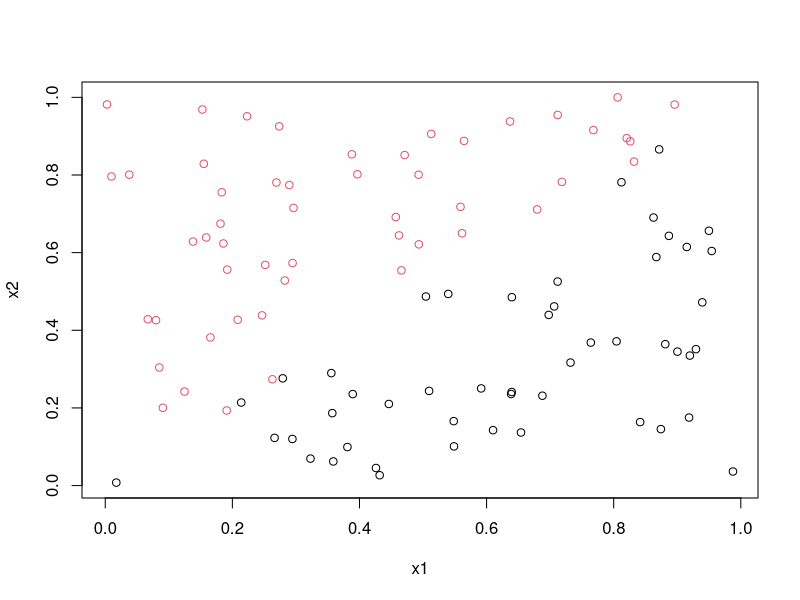

Generate this figure with R:
library(randomForest)




x1<-runif(100)
x2<-runif(100)
trdata<-cbind(x1,x2)
y<-as.numeric(x1<x2)
trlabels<-as.factor(y)

x1_test<-runif(100)
x2_test<-runif(100)
trdata_test <-cbind(x1_test,x2_test)
y_test<-as.numeric(x1_test<x2_test)
trlabels_test <-as.factor(y_test)

plot(x1,x2,col=(y+1))

rf1 <- randomForest(factor(y) ~ ., data = trdata, ntree=1, nodesize = 25, keep.forest = TRUE)
rf10 <- randomForest(factor(y) ~ ., data = trdata, ntree=10, nodesize = 25, keep.forest = TRUE)
rf100 <- randomForest(factor(y) ~ ., data = trdata, ntree=100, nodesize = 25, keep.forest = TRUE)

pred_rf1 <- predict(rf1, newdata = trdata_test)
pred_rf10 <- predict(rf10, newdata = trdata_test)
pred_rf100 <- predict(rf100, newdata = trdata_test)

print(mean(pred_rf100 == trlabels_test))

head(pred_rf1)
head(pred_rf10)
head(pred_rf100)

table(pred_rf1, trlabels)
table(pred_rf10, trlabels)
table(pred_rf100, trlabels)

accuracies_1 <- c()
accuracies_10 <- c()
accuracies_100 <- c()

test_x1<-runif(100)
test_x2<-runif(100)
test_trdata<-cbind(test_x1,test_x2)
test_y<-as.numeric(test_x1<test_x2)
test_trlabels<-as.factor(test_y)

for(i in 1:1000){
  x1<-runif(100)
  x2<-runif(100)
  trdata<-cbind(x1,x2)
  y<-as.numeric(x1<x2)
  trlabels<-as.factor(y)
  rf1 <- randomForest(factor(y) ~ ., data = trdata, ntree=1, nodesize = 25, keep.forest = TRUE)
  rf10 <- randomForest(factor(y) ~ ., data = trdata, ntree=10, nodesize = 25, keep.forest = TRUE)
  rf100 <- randomForest(factor(y) ~ ., data = trdata, ntree=100, nodesize = 25, keep.forest = TRUE)
  
  pred_rf1 <- predict(rf1, newdata = test_trdata)
  accuracy_1 <- mean(pred_rf1 == test_y)
  accuracies_1 <- append(accuracies_1, accuracy_1)
  
  pred_rf10 <- predict(rf10, newdata = test_trdata)
  accuracy_10 <- mean(pred_rf10 == test_y)
  accuracies_10 <- append(accuracies_10, accuracy_10)
  
  pred_rf1 <- predict(rf100, newdata = test_trdata)
  accuracy_100 <- mean(pred_rf100 == test_y)
  accuracies_100 <- append(accuracies_100, accuracy_100)
}

print(mean(accuracies_1))
print(sd(accuracies_1))

print(mean(accuracies_10))
print(sd(accuracies_10))

print(mean(accuracies_100))
print(sd(accuracies_100))


##########################
  
  
test_x1<-runif(100)
test_x2<-runif(100)
test_trdata<-cbind(test_x1,test_x2)
test_y<-as.numeric(test_x1<0,5)
test_trlabels<-as.factor(test_y)


for(i in 1:1000){
  x1<-runif(100)
  x2<-runif(100)
  trdata<-cbind(x1,x2)
  y<-as.numeric(x1<0.5)
  trlabels<-as.factor(y)
  rf1 <- randomForest(factor(y) ~ ., data = trdata, ntree=1, nodesize = 25, keep.forest = TRUE)
  rf10 <- randomForest(factor(y) ~ ., data = trdata, ntree=10, nodesize = 25, keep.forest = TRUE)
  rf100 <- randomForest(factor(y) ~ ., data = trdata, ntree=100, nodesize = 25, keep.forest = TRUE)
  
  pred_rf1 <- predict(rf1, newdata = test_trdata)
  accuracy_1 <- mean(as.numeric(pred_rf1 == test_y))
  accuracies_1 <- append(accuracies_1, accuracy_1)
  
  pred_rf10 <- predict(rf10, newdata = test_trdata)
  accuracy_10 <- mean(as.numeric(pred_rf10 == test_y))
  accuracies_10 <- append(accuracies_10, accuracy_10)
  
  pred_rf1 <- predict(rf100, newdata = test_trdata)
  accuracy_100 <- mean(as.numeric(pred_rf100 == test_y))
  accuracies_100 <- append(accuracies_100, accuracy_100)
}

print(mean(accuracies_1))
print(sd(accuracies_1))

print(mean(accuracies_10))
print(sd(accuracies_10))

print(mean(accuracies_100))
print(sd(accuracies_100))
